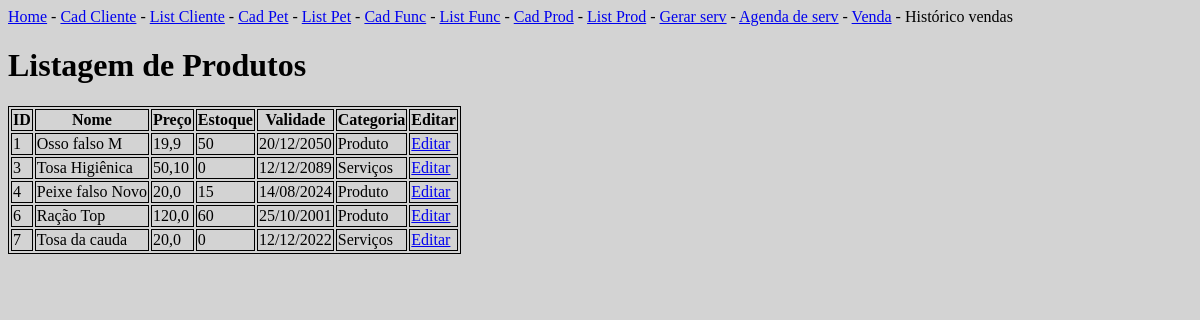
/listarProdutos/, run on an earlier commit of the app's database.
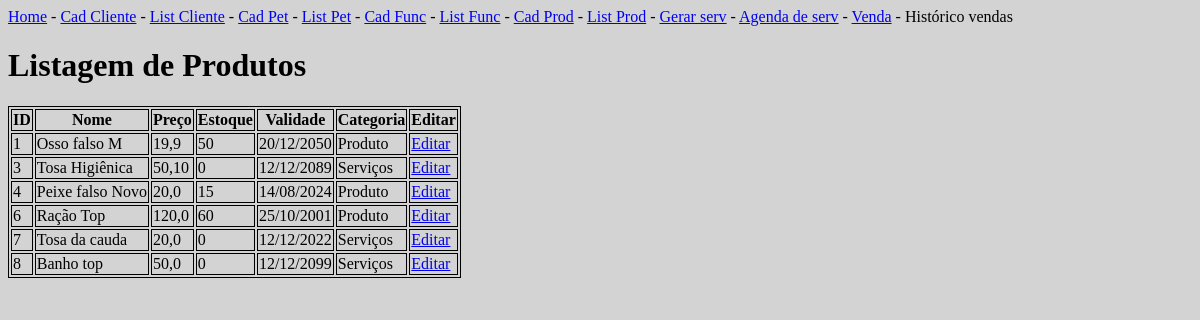
And on a later commit of the database.
### appPetPlanet/models.py (models this page shows)
class Produto(models.Model):
    id_produto = models.AutoField(primary_key=True)
    nome = models.TextField()
    preco = models.FloatField()
    estoque = models.IntegerField()
    validade = models.TextField(default='12/12/2099')
    categoria = models.TextField()

### appPetPlanet/views.py (the view)
# urls.py: path('listarProdutos/', views.listarProdutos,
def listarProdutos(request):
    produtos = {
        'produtos': Produto.objects.all()
    }
    return render(request, 'produto/listarProdutos.html', produtos)

### appPetPlanet/templates/produto/listarProdutos.html
{% extends 'navBar.html' %}
{% block conteudo %}
<div class="container">
    <h1>Listagem de Produtos</h1>
    <table class="table table-bordered table-striped">
        <tr>
            <th>ID</th>
            <th>Nome</th>
            <th>Preço</th>
            <th>Estoque</th>
            <th>Validade</th>
            <th>Categoria</th>
            <th>Editar</th>
        </tr>
        {% for produto in produtos %}
        <tr>
            <td>{{produto.id_produto}}</td>
            <td>{{produto.nome}}</td>
            <td>{{produto.preco}}</td>
            <td>{{produto.estoque}}</td>
            <td>{{produto.validade}}</td>
            <td>{{produto.categoria}}</td>
            <td><a href="{% url 'infoProduto' %}{{produto.id_produto}}">Editar</a></td>
        </tr>
        {% endfor %}
    </table>
</div>
{% endblock %}

What changed in the data, as far as the page shows it:
added Produto: id_produto "8", nome "Banho top", preco "50,0", estoque "0", validade "12/12/2099", categoria "Serviços"
